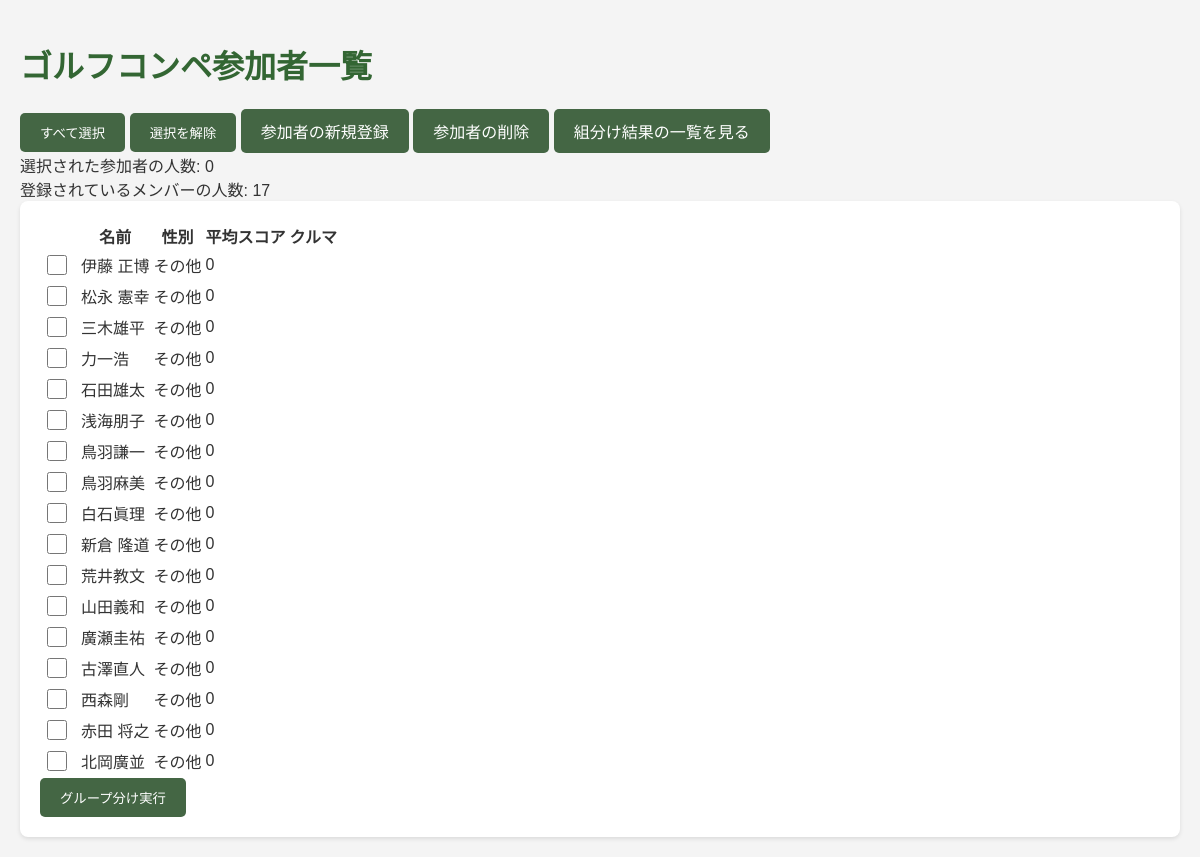
The page / on the database its author committed.
### GolfApp/models.py (models this page shows, shortened)
class Participant(models.Model):
    name = models.CharField(max_length=100)
    kana_name = models.CharField(max_length=100, verbose_name='氏名カナ',default='')  # 氏名カナを追加
    average_score = models.IntegerField(default=0)  # FloatFieldからIntegerFieldに変更
    gender = models.CharField(max_length=1, choices=(('M', '男'), ('F', '女')))
    email = models.EmailField(max_length=254, verbose_name='メールアドレス', default='')
    transportation = models.CharField(max_length=2, choices=(('Y', 'あり'), ('N', 'なし')), verbose_name='移動手段',default='N')  # 移動手段を追加
    postal_code = models.CharField(max_length=8, verbose_name='郵便番号', default='')  # 郵便番号
    prefecture = models.CharField(max_length=100, verbose_name='都道府県', default='')  # 都道府県
    city = models.CharField(max_length=100, verbose_name='市区町村', default='')  # 市区町村
    address = models.CharField(max_length=255, verbose_name='番地', default='')  # 番地
    building = models.CharField(max_length=255, verbose_name='建物名', default='', blank=True)  # 建物名（任意）

### GolfApp/views.py (the view)
# urls.py: path('', views.index, name='index'),
def index(request):
    if request.method == 'POST':
        selected_ids = request.POST.getlist('participants[]')
        print("選択された参加者ID:", selected_ids)
        selected_participants = Participant.objects.filter(id__in=selected_ids)
        if len(selected_participants) < 3:
            needed_participants = 3 - len(selected_participants)
            messages.error(request, f'参加者が足りません。あと{needed_participants}名の参加者が必要です。')
            return redirect('index')
        groups = group_participants(list(selected_participants))
        print(selected_participants)
        if any(len(group) < 3 for group in groups):
            messages.error(request, 'グループ分けに失敗しました。各グループは3名以上でなければなりません。')
            return redirect('index')
        grouping_result = GroupingResult()
        grouping_result.save()
        group_ids = []
        for group_members in groups:
            group = Group(result=grouping_result)
            group.save()
            for participant in group_members:
                group.participants.add(participant)
            group.save()
            group_ids.append(group.id)
        request.session['groups'] = group_ids  # セッションにグループIDを保存
        return redirect('group_results')
    else:
        participants = Participant.objects.all().order_by('kana_name')
        participant_count = participants.count()
        return render(request, 'index.html', {
            'participants': participants,
            'participant_count': participant_count
        })

### GolfApp/templates/index.html (shortened to what this page needs)
{% load static %}
<!DOCTYPE html>
<html lang="ja">
<head>
    <link rel="stylesheet" href="{% static 'css/styles.css' %}">
</head>
<body>
    <h1>ゴルフコンペ参加者一覧</h1>
    <div>
        <button type="button" id="selectAll">すべて選択</button>
        <button type="button" id="deselectAll">選択を解除</button>
        <a href="{% url 'participant_register' %}" class="btn btn-primary">参加者の新規登録</a>
        <a href="{% url 'show_delete_participants_form' %}" class="btn btn-primary">参加者の削除</a>
        <a href="{% url 'result_list' %}" class="btn">組分け結果の一覧を見る</a>
    </div>
    <div id="selectedCount">選択された参加者の人数: 0</div>
    <div>登録されているメンバーの人数: {{ participant_count }}</div>
    <form action="{% url 'index' %}" method="post">
        <table class="participant-list">
            <thead>
                <tr>
                    <th></th>
                    <th>名前</th>
                    <th>性別</th>
                    <th>平均スコア</th>
                    <th>クルマ</th>
                </tr>
            </thead>
            <tbody>
                {% for participant in participants %}
                <tr>
                    <td><input type="checkbox" name="participants[]" value="{{ participant.id }}"></td>
                    <td><a href="{% url 'participant_edit' participant.id %}" style="color: inherit; text-decoration: none;">{{ participant.name }}</a>{% if participant.is_etiquette_leader %}⛳️{% endif %}</td>
                    <td>{% if participant.gender == 'M' %}男性{% elif participant.gender == 'F' %}女性{% else %}その他{% endif %}</td>
                    <td>{{ participant.average_score }}</td>
                    <td>
                    </td>
                    <td>
                    </td>
                </tr>
                {% endfor %}
            </tbody>
        </table>
        <button type="submit" class="btn btn-primary">グループ分け実行</button>
    </form>
</body>
</html>

### GolfApp/static/css/styles.css (style rules this page uses)
input[type="checkbox"] { width: 20px; height: 20px; cursor: pointer; }
body { font-family: 'Arial', sans-serif; background-color: #f4f4f4; color: #333; margin: 0; padding: 20px; }
h1, h2 { color: #336633; }
form { background-color: #fff; padding: 20px; border-radius: 8px; box-shadow: 0 2px 4px rgba(0, 0, 0, 0.1); }
button, .btn { background-color: #446644; color: #fff; border: none; padding: 10px 20px; cursor: pointer; border-radius: 5px; text-decoration: none; display: inline-block; }
input[type="checkbox"] { margin-right: 10px; }
a { color: #446644; }

### rows shown on the page
Participant: name "伊藤 正博", gender "その他", average_score "0"
Participant: name "松永 憲幸", gender "その他", average_score "0"
Participant: name "三木雄平", gender "その他", average_score "0"
Participant: name "力一浩", gender "その他", average_score "0"
Participant: name "石田雄太", gender "その他", average_score "0"
Participant: name "浅海朋子", gender "その他", average_score "0"
Participant: name "鳥羽謙一", gender "その他", average_score "0"
Participant: name "鳥羽麻美", gender "その他", average_score "0"
Participant: name "白石眞理", gender "その他", average_score "0"
Participant: name "新倉 隆道", gender "その他", average_score "0"
Participant: name "荒井教文", gender "その他", average_score "0"
Participant: name "山田義和", gender "その他", average_score "0"
Participant: name "廣瀬圭祐", gender "その他", average_score "0"
Participant: name "古澤直人", gender "その他", average_score "0"
Participant: name "西森剛", gender "その他", average_score "0"
Participant: name "赤田 将之", gender "その他", average_score "0"
Participant: name "北岡廣並", gender "その他", average_score "0"

### other values the page prints
{{ participant_count }} "17"
